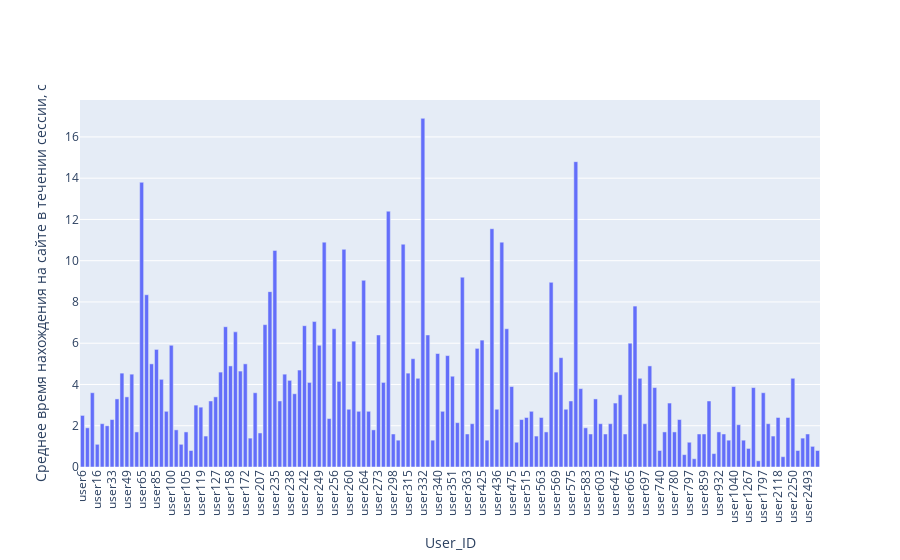

Notebook cell for this chart:
### Code cell
d = {}
for user_x in new_train_data_150users['user_id'].unique():
    d[user_x] =np.median(new_train_data_150users[train_data_150users['user_id'] == user_x]['mean_time_diff'])
    
data_viz =  go.Bar(
    x = list(map(lambda x: 'user'+x, map(str,d.keys()))),
    y = list(d.values())
)

fig = go.Figure(data = [data_viz])
fig.update_xaxes(tickangle=-90)
fig.update_layout(xaxis_title='User_ID', yaxis_title=u'Cреднее время нахождения на сайте в течении сессии, c')
iplot(fig)

### Figure 1 — Plotly figure (JSON) as saved in the notebook; plotly's stock layout.template omitted (floating-point values rounded to 4 significant figures; data arrays with more than 128 entries replaced by an {"elided": "..."} marker saying what was removed)
{"data": [{"type": "bar", "x": {"elided": "150 str values"}, "y": {"elided": "150 float values"}}], "layout": {"xaxis": {"tickangle": -90, "title": {"text": "User_ID"}}, "yaxis": {"title": {"text": "Cреднее время нахождения на сайте в течении сессии, c"}}}}
